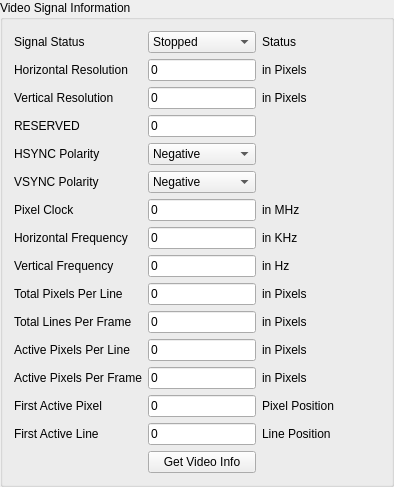
                   <widget class="QGroupBox" name="groupBox_VideoSignalInfo">
                    <property name="title">
                     <string>Video Signal Information</string>
                    </property>
                    <layout class="QFormLayout" name="formLayout_10">
                     <property name="fieldGrowthPolicy">
                      <enum>QFormLayout::AllNonFixedFieldsGrow</enum>
                     </property>
                     <item row="0" column="1">
                      <spacer name="horizontalSpacer_4">
                       <property name="orientation">
                        <enum>Qt::Horizontal</enum>
                       </property>
                       <property name="sizeHint" stdset="0">
                        <size>
                         <width>40</width>
                         <height>20</height>
                        </size>
                       </property>
                      </spacer>
                     </item>
                     <item row="0" column="0">
                      <layout class="QGridLayout" name="gridLayout_25">
                       <item row="13" column="1">
                        <widget class="QLineEdit" name="lineEdit_VidActvFirstPix">
                         <property name="text">
                          <string>0</string>
                         </property>
                         <property name="readOnly">
                          <bool>true</bool>
                         </property>
                        </widget>
                       </item>
                       <item row="3" column="0">
                        <widget class="QLabel" name="label_VidRsvd">
                         <property name="text">
                          <string>RESERVED</string>
                         </property>
                        </widget>
                       </item>
                       <item row="13" column="0">
                        <widget class="QLabel" name="label_VidActvFirstPix">
                         <property name="text">
                          <string>First Active Pixel</string>
                         </property>
                        </widget>
                       </item>
                       <item row="11" column="2">
                        <widget class="QLabel" name="label_VidActvPxPerLineInPix">
                         <property name="text">
                          <string>in Pixels</string>
                         </property>
                        </widget>
                       </item>
                       <item row="4" column="0">
                        <widget class="QLabel" name="label_VidHPol">
                         <property name="text">
                          <string>HSYNC Polarity</string>
                         </property>
                        </widget>
                       </item>
                       <item row="12" column="1">
                        <widget class="QLineEdit" name="lineEdit_VidActvLinesPerFrame">
                         <property name="text">
                          <string>0</string>
                         </property>
                         <property name="readOnly">
                          <bool>true</bool>
                         </property>
                        </widget>
                       </item>
                       <item row="8" column="1">
                        <widget class="QLineEdit" name="lineEdit_VidVFreq">
                         <property name="text">
                          <string>0</string>
                         </property>
                         <property name="readOnly">
                          <bool>true</bool>
                         </property>
                        </widget>
                       </item>
                       <item row="1" column="2">
                        <widget class="QLabel" name="label_VidHResInPix">
                         <property name="text">
                          <string>in Pixels</string>
                         </property>
                        </widget>
                       </item>
                       <item row="9" column="2">
                        <widget class="QLabel" name="label_VidPixPerLineInPix">
                         <property name="text">
                          <string>in Pixels</string>
                         </property>
                        </widget>
                       </item>
                       <item row="6" column="2">
                        <widget class="QLabel" name="label_VidPixClkinMHz">
                         <property name="text">
                          <string>in MHz</string>
                         </property>
                        </widget>
                       </item>
                       <item row="8" column="2">
                        <widget class="QLabel" name="label_VidVFreInHz">
                         <property name="text">
                          <string>in Hz</string>
                         </property>
                        </widget>
                       </item>
                       <item row="3" column="1">
                        <widget class="QLineEdit" name="lineEdit_VidRsvd">
                         <property name="text">
                          <string>0</string>
                         </property>
                         <property name="readOnly">
                          <bool>true</bool>
                         </property>
                        </widget>
                       </item>
                       <item row="11" column="1">
                        <widget class="QLineEdit" name="lineEdit_VidActvPixPerLine">
                         <property name="text">
                          <string>0</string>
                         </property>
                         <property name="readOnly">
                          <bool>true</bool>
                         </property>
                        </widget>
                       </item>
                       <item row="15" column="1">
                        <widget class="QPushButton" name="pushButton_GetVideoSingalInfo">
                         <property name="text">
                          <string>Get Video Info</string>
                         </property>
                        </widget>
                       </item>
                       <item row="11" column="0">
                        <widget class="QLabel" name="label_VidActvPixPerLine">
                         <property name="text">
                          <string>Active Pixels Per Line</string>
                         </property>
                        </widget>
                       </item>
                       <item row="12" column="2">
                        <widget class="QLabel" name="label_VidActvPixPerFrameInPix">
                         <property name="text">
                          <string>in Pixels</string>
                         </property>
                        </widget>
                       </item>
                       <item row="14" column="0">
                        <widget class="QLabel" name="label_VidActvFirstLine">
                         <property name="text">
                          <string>First Active Line</string>
                         </property>
                        </widget>
                       </item>
                       <item row="0" column="0">
                        <widget class="QLabel" name="label_VidSigStatus">
                         <property name="text">
                          <string>Signal Status</string>
                         </property>
                        </widget>
                       </item>
                       <item row="10" column="1">
                        <widget class="QLineEdit" name="lineEdit_VidLinesPerFrame">
                         <property name="text">
                          <string>0</string>
                         </property>
                         <property name="readOnly">
                          <bool>true</bool>
                         </property>
                        </widget>
                       </item>
                       <item row="5" column="0">
                        <widget class="QLabel" name="label_VidVPol">
                         <property name="text">
                          <string>VSYNC Polarity</string>
                         </property>
                        </widget>
                       </item>
                       <item row="8" column="0">
                        <widget class="QLabel" name="label_VidVFreq">
                         <property name="text">
                          <string>Vertical Frequency</string>
                         </property>
                        </widget>
                       </item>
                       <item row="12" column="0">
                        <widget class="QLabel" name="label_VidActvLinesPerFrame">
                         <property name="text">
                          <string>Active Pixels Per Frame</string>
                         </property>
                        </widget>
                       </item>
                       <item row="6" column="0">
                        <widget class="QLabel" name="label_VidPixClk">
                         <property name="text">
                          <string>Pixel Clock</string>
                         </property>
                        </widget>
                       </item>
                       <item row="9" column="0">
                        <widget class="QLabel" name="label_VidPixPerLine">
                         <property name="text">
                          <string>Total Pixels Per Line</string>
                         </property>
                        </widget>
                       </item>
                       <item row="10" column="0">
                        <widget class="QLabel" name="label_VidLinesPerFrame">
                         <property name="text">
                          <string>Total Lines Per Frame</string>
                         </property>
                        </widget>
                       </item>
                       <item row="9" column="1">
                        <widget class="QLineEdit" name="lineEdit_VidPixPerLine">
                         <property name="text">
                          <string>0</string>
                         </property>
                         <property name="readOnly">
                          <bool>true</bool>
                         </property>
                        </widget>
                       </item>
                       <item row="7" column="0">
                        <widget class="QLabel" name="label_VidHFreq">
                         <property name="text">
                          <string>Horizontal Frequency</string>
                         </property>
                        </widget>
                       </item>
                       <item row="7" column="2">
                        <widget class="QLabel" name="label_VidHFreInKHz">
                         <property name="text">
                          <string>in KHz</string>
                         </property>
                        </widget>
                       </item>
                       <item row="0" column="2">
                        <widget class="QLabel" name="label_VidStatus">
                         <property name="text">
                          <string>Status</string>
                         </property>
                        </widget>
                       </item>
                       <item row="2" column="1">
                        <widget class="QLineEdit" name="lineEdit_VidVRes">
                         <property name="text">
                          <string>0</string>
                         </property>
                         <property name="readOnly">
                          <bool>true</bool>
                         </property>
                        </widget>
                       </item>
                       <item row="0" column="1">
                        <widget class="QComboBox" name="comboBox_VidLockSatus">
                         <property name="layoutDirection">
                          <enum>Qt::LeftToRight</enum>
                         </property>
                         <item>
                          <property name="text">
                           <string>Stopped</string>
                          </property>
                         </item>
                         <item>
                          <property name="text">
                           <string>Processing</string>
                          </property>
                         </item>
                         <item>
                          <property name="text">
                           <string>Detected</string>
                          </property>
                         </item>
                         <item>
                          <property name="text">
                           <string>Lock Failed</string>
                          </property>
                         </item>
                        </widget>
                       </item>
                       <item row="2" column="0">
                        <widget class="QLabel" name="label_VidVRes">
                         <property name="text">
                          <string>Vertical Resolution</string>
                         </property>
                        </widget>
                       </item>
                       <item row="1" column="0">
                        <widget class="QLabel" name="label_VidHRes">
                         <property name="text">
                          <string>Horizontal Resolution</string>
                         </property>
                        </widget>
                       </item>
                       <item row="10" column="2">
                        <widget class="QLabel" name="label_VidLinesPerFramInPix">
                         <property name="text">
                          <string>in Pixels</string>
                         </property>
                        </widget>
                       </item>
                       <item row="1" column="1">
                        <widget class="QLineEdit" name="lineEdit_VidHRes">
                         <property name="text">
                          <string>0</string>
                         </property>
                         <property name="readOnly">
                          <bool>true</bool>
                         </property>
                        </widget>
                       </item>
                       <item row="2" column="2">
                        <widget class="QLabel" name="label_VResInPix">
                         <property name="text">
                          <string>in Pixels</string>
                         </property>
                        </widget>
                       </item>
                       <item row="7" column="1">
                        <widget class="QLineEdit" name="lineEdit_VidHFreq">
                         <property name="text">
                          <string>0</string>
                         </property>
                         <property name="readOnly">
                          <bool>true</bool>
                         </property>
                        </widget>
                       </item>
                       <item row="4" column="1">
                        <widget class="QComboBox" name="comboBox_VidHPol">
                         <item>
                          <property name="text">
                           <string>Negative</string>
                          </property>
                         </item>
                         <item>
                          <property name="text">
                           <string>Positive</string>
                          </property>
                         </item>
                        </widget>
                       </item>
                       <item row="14" column="1">
                        <widget class="QLineEdit" name="lineEdit_VidActvFirstLine">
                         <property name="text">
                          <string>0</string>
                         </property>
                         <property name="readOnly">
                          <bool>true</bool>
                         </property>
                        </widget>
                       </item>
                       <item row="5" column="1">
                        <widget class="QComboBox" name="comboBox_VidVPol">
                         <item>
                          <property name="text">
                           <string>Negative</string>
                          </property>
                         </item>
                         <item>
                          <property name="text">
                           <string>Positive</string>
                          </property>
                         </item>
                        </widget>
                       </item>
                       <item row="6" column="1">
                        <widget class="QLineEdit" name="lineEdit_VidPixClk">
                         <property name="text">
                          <string>0</string>
                         </property>
                         <property name="readOnly">
                          <bool>true</bool>
                         </property>
                        </widget>
                       </item>
                       <item row="13" column="2">
                        <widget class="QLabel" name="label_VidActvFirstPixPos">
                         <property name="text">
                          <string>Pixel Position</string>
                         </property>
                        </widget>
                       </item>
                       <item row="14" column="2">
                        <widget class="QLabel" name="label_VidActvFirsLinePos">
                         <property name="text">
                          <string>Line Position</string>
                         </property>
                        </widget>
                       </item>
                      </layout>
                     </item>
                    </layout>
                   </widget>
